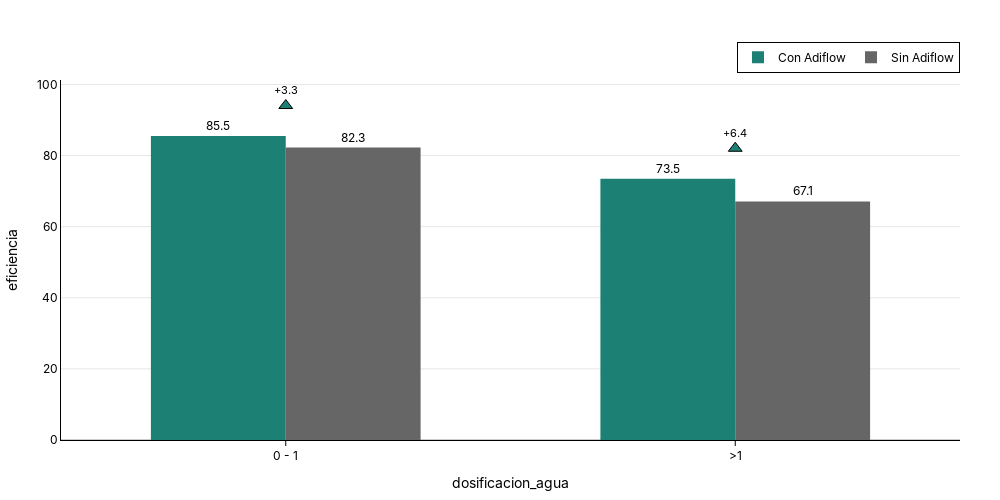

This figure's notebook cell:
### Code cell
col = 'dosificacion_agua'

data_dosis_agua = group_by(df=data, cols=[col])
fig = plot_bar(df=data_dosis_agua.round(2),
         x_col="dosificacion_agua",
         y_col="eficiencia",
         group_col="Inclusión adiflow",
         cat_base="Sin Adiflow",
         show_delta=True,
         hover_data_cols=["tot_ton_pel"])
fig.show()
s3.save_plotly_html(fig, "dosificacion_agua.html")

### Figure 1 — Plotly figure (JSON) as saved in the notebook; plotly's stock layout.template omitted (floating-point values rounded to 4 significant figures)
{"data": [{"customdata": [["0 - 1", "Con Adiflow", "4966.36"], [">1", "Con Adiflow", "3186.84"]], "hovertemplate": "<b>dosificacion_agua:</b> %{customdata[0]}<br><b>eficiencia:</b> %{y:.1f}<br><b>Inclusión adiflow:</b> %{customdata[1]}<br><b>tot_ton_pel:</b> %{customdata[2]}<extra></extra>", "marker": {"color": "#1C8074", "line": {"width": 0}}, "name": "Con Adiflow", "text": [85.53, 73.5], "textposition": "outside", "texttemplate": "%{text:.1f}", "type": "bar", "x": ["0 - 1", ">1"], "y": [85.53, 73.5]}, {"customdata": [["0 - 1", "Sin Adiflow", "5373.04"], [">1", "Sin Adiflow", "2150.56"]], "hovertemplate": "<b>dosificacion_agua:</b> %{customdata[0]}<br><b>eficiencia:</b> %{y:.1f}<br><b>Inclusión adiflow:</b> %{customdata[1]}<br><b>tot_ton_pel:</b> %{customdata[2]}<extra></extra>", "marker": {"color": "#666666", "line": {"width": 0}}, "name": "Sin Adiflow", "text": [82.25, 67.11], "textposition": "outside", "texttemplate": "%{text:.1f}", "type": "bar", "x": ["0 - 1", ">1"], "y": [82.25, 67.11]}, {"hoverinfo": "skip", "marker": {"color": ["#1C8074", "#1C8074"], "line": {"color": "black", "width": 1}, "size": 12, "symbol": ["triangle-up", "triangle-up"]}, "mode": "markers+text", "showlegend": false, "text": ["+3.3", "+6.4"], "textfont": {"color": "black", "size": 11}, "textposition": "top center", "type": "scatter", "x": ["0 - 1", ">1"], "y": [94.08, 82.05]}], "layout": {"bargap": 0.4, "barmode": "group", "font": {"color": "black", "family": "Inter, Arial, sans-serif"}, "height": 500, "hoverlabel": {"bgcolor": "white", "bordercolor": "black", "font": {"color": "black"}}, "legend": {"bgcolor": "rgba(255,255,255,0.8)", "bordercolor": "black", "borderwidth": 1, "font": {"color": "black"}, "orientation": "h", "title": {"text": ""}, "x": 1, "xanchor": "right", "y": 1.02, "yanchor": "bottom"}, "margin": {"b": 40, "l": 40, "r": 40, "t": 80}, "paper_bgcolor": "rgba(0,0,0,0)", "plot_bgcolor": "rgba(0,0,0,0)", "title": {"font": {"color": "black"}, "text": "<b><b>", "x": 0.5, "xanchor": "center", "y": 0.95, "yanchor": "top"}, "width": 1000, "xaxis": {"categoryarray": ["0 - 1", ">1"], "categoryorder": "array", "linecolor": "black", "linewidth": 1, "showline": true, "tickcolor": "black", "tickfont": {"color": "black"}, "ticks": "outside", "title": {"font": {"color": "black"}, "text": "dosificacion_agua"}}, "yaxis": {"gridcolor": "rgba(0,0,0,0.1)", "linecolor": "black", "linewidth": 1, "showgrid": true, "showline": true, "tickfont": {"color": "black"}, "title": {"font": {"color": "black"}, "text": "eficiencia"}, "zeroline": true, "zerolinecolor": "rgba(0,0,0,0.2)"}}}
